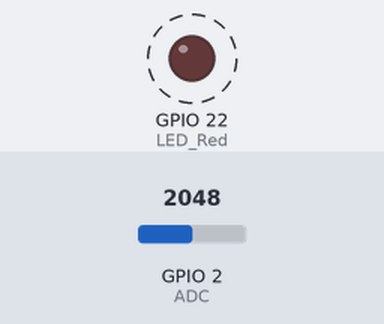
This sketch was run on a simulated ESP32-C6. Parts: output pins drawn as LEDs (lit = HIGH). Dashed ring = blinking. The inputs (shaded band) are chosen by the test bench; at power-on: GPIO 2 (ADC) = 2048. What the sketch prints to the serial monitor is not drawn.

Above: at 1.4 s.
1.5 s: GPIO 2 (ADC) set to 3024
4.6 s: GPIO 2 (ADC) set to 3155
Timing chart, 0 to 13.7 s (numbered marks = the images above; inputs shaded):
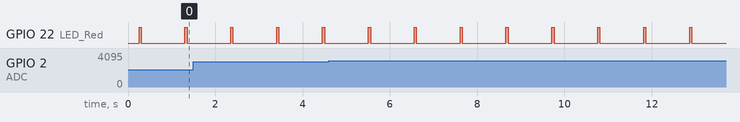

The sketch:

Battery_Test.ino
```cpp
/*
  Dave Williams, DitroniX 2019-2026 (ditronix.net)
  CWX(C6), AQIX and AQIL Compact Weather Station and Air Quality Monitors - ESP32-C6 Series Board
  Features include ESP32-C6, BME280, SCD40/SCD41 Air Quality CO2 Sensor, SFH2440 Light Sensor, CR123A, Battery Sensor, USB ESP32C6 Dev Board  Flashing Compatible

  PCA 1.2603 - CWX(C6), AQIX and AQIL - Basic Bring Up Test Code - March 2026

  Remember!
  - Set the BOARD to Use ESP32C6 Dev Module (or similar).
  - You can also set the BAUD rate up to 921600 to speed up flashing.
  - The SDK does NOT need external power to flash.  It will take Power from the USB 5V.
  - The Serial Monitor is configured for BAUD 115200

  The purpose of this test code is to cycle through the various main functions of the board as part of bring up testing.
  .
  This test code is OPEN SOURCE and formatted for easier viewing.  Although is is not intended for real world use, it may be freely used, or modified as needed.
  It is distributed on an "AS IS" BASIS, WITHOUT WARRANTIES OR CONDITIONS OF ANY KIND, either express or implied.

  Further information, details and examples can be found on our website or github.com/DitroniX

  CWX           https://github.com/DitroniX/CWX-Compact-Weather-Station
  AQIX          https://github.com/DitroniX/AQIX-Air-Quality-Monitor-IoT-Weather-Station
  AQIL (LoRA)   https://github.com/DitroniX/AQIL-ESP32-C6-SX1262-LoRa-Air-Quality-Monitor-IoT-Weather-Station
*/

// ****************  VARIABLES / DEFINES / STATIC ****************

// Constants
const int LoopDelay = 1;  // Loop Delay in Seconds

// Variables
float ADC_Voltage;
float ADC_Calibration;
int Battery_Percentage;

// **************** OUTPUTS ****************
#define LED_Red 22    // Red LED
#define LED_Green 21  // Gren LED
#define LED_Blue 23   // Blue LED

// **************** INPUTS ****************
#define ADC 2  // ADC (12-bit 0–4095 0-3.3V)

// ######### FUNCTIONS #########

// Map float values to percentages
float MapValues(float x, float DC_Min, float DC_Max, float Percentage_Min, float Percentage_Max) {
  return (x - DC_Min) * (Percentage_Max - Percentage_Min) / (DC_Max - DC_Min) + Percentage_Min;
}

// ######### SETUP #########
void setup() {

  // Stabalise
  delay(250);

  // Initialise UART:
  Serial.begin(115200, SERIAL_8N1);  //115200
  while (!Serial)
    ;
  Serial.println("");

  // LEDs
  pinMode(LED_Red, OUTPUT);

  // LEDs Default Off State
  digitalWrite(LED_Red, LOW);

  Serial.println("CWX(C6), AQIX and AQIL Configured...\n");
}

// ######### LOOP #########
void loop() {

  // Read Battery or 3V3 Voltage
  ADC_Calibration = 3.990;  // Adjust as needed for final calibration of ADC_Voltage.  Calculating Diode.
  ADC_Voltage = (analogRead(ADC) * ADC_Calibration) / 4095;

  // Update the displayed info
  Serial.print("ADC Raw: ");
  Serial.print(analogRead(ADC));

  Serial.print("\tADC Voltage: ");
  Serial.print(ADC_Voltage);
  Serial.print(" V ");

  Battery_Percentage = MapValues(ADC_Voltage, 2.6, 3.0, 0, 100);  // Typically 2.6V Minimum and 3.0 Maximum

  Serial.print("\tBattery: ");
  Serial.print(Battery_Percentage);
  Serial.print(" % ");

  if (Battery_Percentage > 100) {
    Serial.print("\t (Probably DC Powered)");
  }

  Serial.println("\n");

  // Heatbeat LED
  digitalWrite(LED_Red, HIGH);
  delay(50);
  digitalWrite(LED_Red, LOW);

  // Loop Delay
  delay(LoopDelay * 1000);
}
```

Measured:
- by itself, GPIO 22 (LED_Red): alternates HIGH for 0.05 s and LOW for 1.0 s
